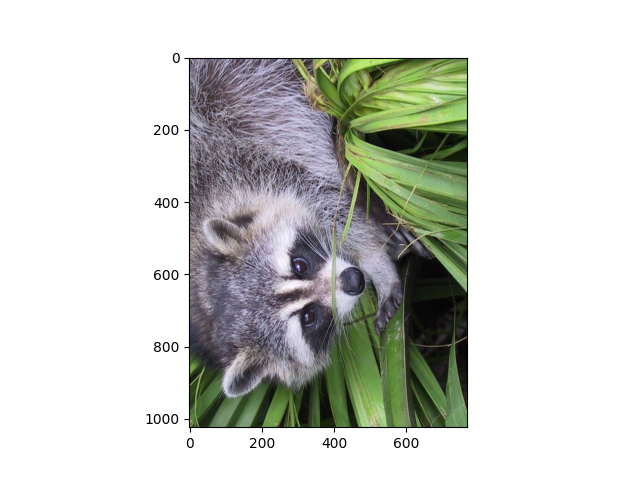

This chart was generated by the following Python code:
from load_image import ft_load
import matplotlib.pyplot as plt
import numpy as np


def ft_rotate(path: str, angle: int) -> np.ndarray:
    """
    Rotate an image by an angle using NumPy.
    Return a NumPy array of pixel data.
    """
    try:
        if angle not in [0, 90, 180, 270]:
            raise ValueError("Angle must be 0, 90, 180, or 270")

        pixel_data = ft_load(path)
        print(pixel_data)

        if angle == 90:
            new_pixel_data = [list(rgb) for rgb in zip(*reversed(pixel_data))]
        elif angle == 180:
            new_pixel_data = [list(reversed(rgb)) for rgb in reversed(pixel_data)]
        elif angle == 270:
            new_pixel_data = [list(reversed(rgb)) for rgb in zip(*reversed(pixel_data))]

        new_pixel_data = np.array(new_pixel_data)
        print(f"New shape after rotation: {new_pixel_data.shape}")
        print(new_pixel_data)
        plt.imshow(new_pixel_data)
        plt.savefig("rotate.png")
        plt.show()

        return new_pixel_data
    except Exception as err:
        print(err)
        return np.array([])


def main():
    """
        Test function
    """
    # ft_rotate("animal.jpeg", 0)
    # ft_rotate("animal.jpeg", 90)
    # ft_rotate("animal.jpeg", 180)
    ft_rotate("animal.jpeg", 270)
    # ft_rotate("None", 0)
    # ft_rotate(None, 0)
    # ft_rotate("animal.jpeg", 1)
    # ft_rotate("animal.jpeg", "a")


if __name__ == "__main__":
    main()
